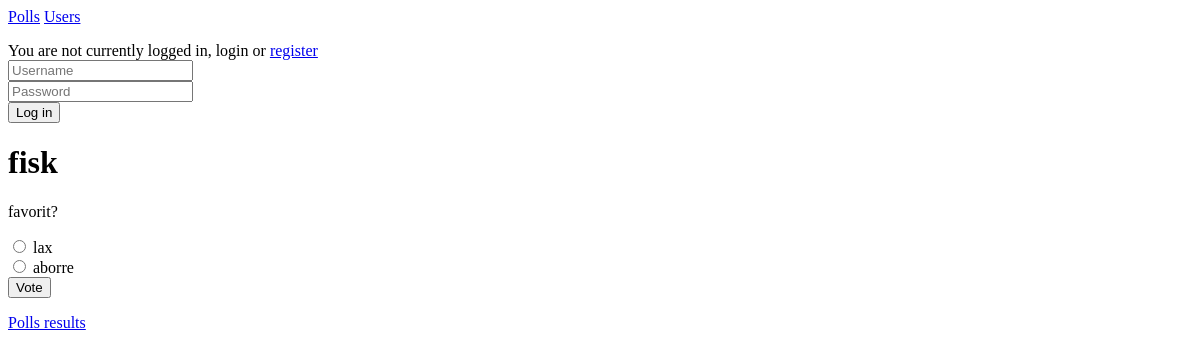
/polls/2/, run on an earlier commit of the app's database.
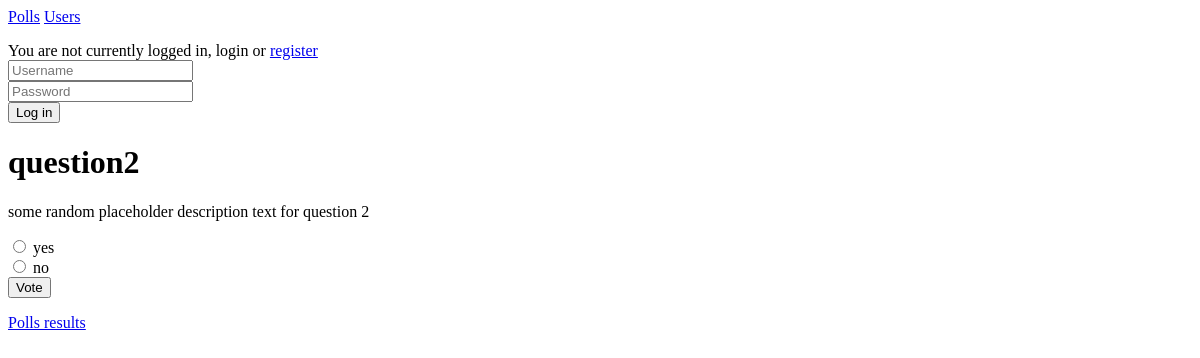
And on a later commit of the database.
### polls/models.py (models this page shows, shortened)
class Question(models.Model):
    question_text = models.CharField(max_length=200)
    question_desc = models.CharField(max_length=400)
    pub_date = models.DateTimeField('date published', default = timezone.now)
    owner = models.ForeignKey(User, on_delete=models.CASCADE)
    public = models.IntegerField(default=0)

class Choice(models.Model):
    question = models.ForeignKey(Question, on_delete=models.CASCADE)
    choice_text = models.CharField(max_length=200)
    votes = models.IntegerField(default=0)

### polls/views.py (the view)
# urls.py: path('<int:question_id>/', views.detail, name='detail'),
def detail(request, question_id):
    try:
        question = Question.objects.get(pk=question_id)
    except Question.DoesNotExist:
        raise Http404("Question does not exist")
    owner = request.user.is_authenticated and request.user == question.owner
    return render(request, 'polls/detail.html', {'question': question, 'owner' : owner})

### polls/templates/polls/detail.html (shortened to what this page needs)
{% include "polls/authheader.html" %}
<h1>{{ question.question_text }}</h1>
<p>{{ question.question_desc }}</p>
<form action="{% url 'polls:vote' question.id %}" method="post">
{% for choice in question.choice_set.all %}
    <input type="radio" name="choice" id="choice{{ forloop.counter }}" value="{{ forloop.counter }}">
    <label for="choice{{ forloop.counter }}">{{ choice.choice_text }}</label><br>
{% endfor %}
<input type="submit" value="Vote">
</form>
<a href="/polls/{{ question.id }}/results">Polls results</a>

What changed in the data, as far as the page shows it:
changed Question: question_text "fisk" → "question2"; question_desc "favorit?" → "some random placeholder description text for question 2"
changed Choice: choice_text "lax" → "yes"
changed Choice (number 2 of 2 on the later page): choice_text "aborre" → "no"
